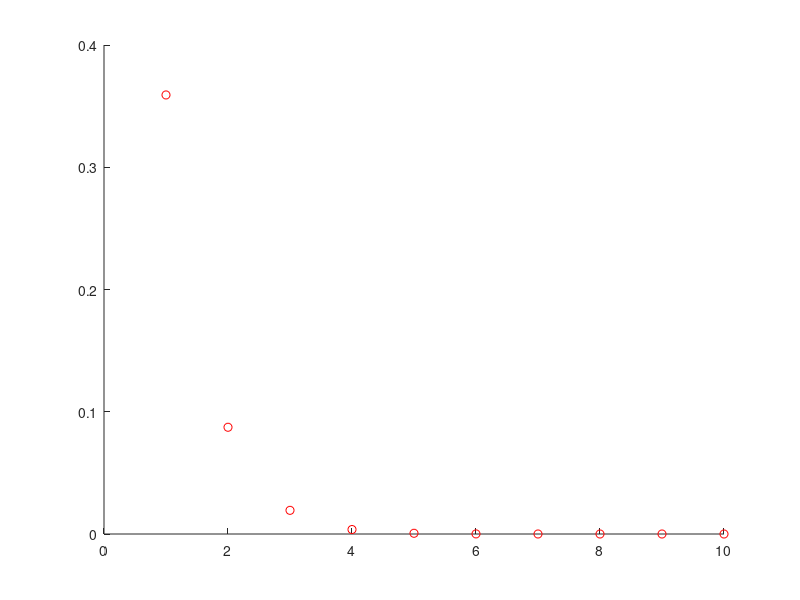

This chart was generated by the following MATLAB code:
%%%% ZRM_U4
clear all; close all;

%% Aufgabe 1
n = 1:10;
pr_val = 1.^n./factorial(n);
sum_value = 1;
figure('Name', 'Relativer Fehler der Potenzreihenentwicklung nach n Gliedern im Vergleich zur Built-In Funktion');
hold on;
for i = n
    sum_value = sum_value + pr_val(i);
    abs_err(i) = exp(1)-sum_value;
    rel_err(i) = abs_err(i)/sum_value;
    plot(i,rel_err(i), 'ro');
end

%% Aufgabe 2
